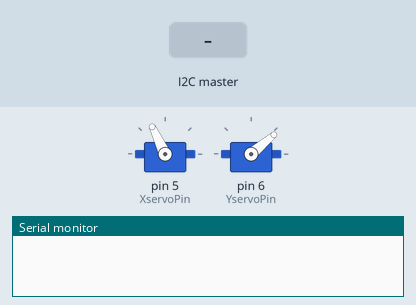
This program was run on a simulated Arduino Uno, built with avr-gcc and run on an emulated ATmega328P. Shown: 2 × servo, the last lines printed to the serial monitor. The inputs (shaded band) are chosen by the test bench.

Above: at 1.2 s.
1.3 s: the I2C master sends the byte 0
At 1.8 s:
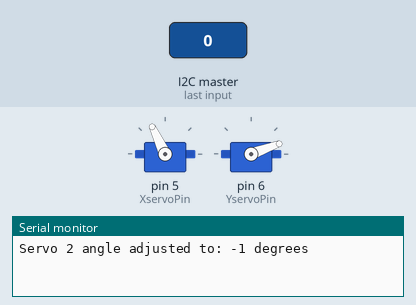
2.8 s: the I2C master sends the byte 2
Timing chart, 0 to 5.8 s (numbered marks = the images above; inputs shaded):
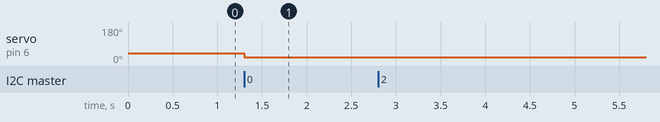

Measured:
- after the input at 1.3 s, servo on pin 6 (YservoPin): 40° → 20° at once

The program:

main.cpp
```cpp
#include <Arduino.h>
#include "servo.h"

void setup() {
  // put your setup code here, to run once:
  Serial.begin(115200); // Init serial communication
  servo_init();
}


void loop() {
  // put your main code here, to run repeatedly:

}
```

servo.h
```cpp
#ifndef SERVO_H
#define SERVO_H

#include <Arduino.h>
#include <Servo.h>
#include <Wire.h>

#define XservoPin 5
#define YservoPin 6

extern int servoID;
extern int angleI2C;

/**
 * Set the angle of the X-axis servo motor
 *
 * @param angle The angle to be set
 * @return void
 */
void setXangle(int angle);

/**
 * Set the angle of the Y-axis servo motor
 *
 * @param angle The angle to be set
 * @return void
 */
void setYangle(int angle);

/**
 * Initialize the servo X-axis motor
 *
 * @return void
**/
void servoX_init();

/**
 * Initialize the servo Y-axis motor
 *
 * @return void
**/
void servoY_init();

void servo_init();

void receiveEvent(int howMany);

#endif
```

servo.cpp
```cpp
/*****************************************************************************
 * Author: Pittawat Sawatyanon
 * Date:   2023-12-08
 * Description: Driver for drive 2 servo motor X & Y axis
 *
 * Additional Information:
 * - Project: ece332_project
 * - Version: 1.0
 ****************************************************************************/

// Include necessary libraries and headers here
#include "servo.h"

// Define global constants and variables if needed
Servo Xservo, Yservo;

/**
 * Initialize the servo X-axis motor
 *
 * @return void
**/
void servoX_init() {
    Xservo.attach(XservoPin); // Attach the motor to pin
}

/**
 * Initialize the servo Y-axis motor
 *
 * @return void
**/
void servoY_init() {
    Yservo.attach(YservoPin); // Attach the motor to pin
}

/**
 * Initialize the servo and I2C communication with master

 * @return void
*/
void servo_init() {
    servoX_init();
    servoY_init();
    setXangle(45);
    setYangle(45);
    Wire.begin(4);                // join i2c bus with address #4
    Wire.onReceive(receiveEvent); // register event

}

/**
 * Set the angle of the Y-axis servo motor
 *
 * @param angle The angle to be set
 * @return void
 */
void setYangle(int angle) {
    int setAngle = angle;
    if (angle >= 40)
        setAngle = 40; // The angle is saturated at 90
    else if (angle <= 20)
        setAngle = 20; // The angle is saturated at 0
    Yservo.write(setAngle); // Set the angle
}

/**
 * Set the angle of the X-axis servo motor
 *
 * @param angle The angle to be set
 * @return void
 */
void setXangle(int angle) {
    int setAngle = angle;
    if (angle >= 140)
        setAngle = 140; // The angle is saturated at 90
    else if (angle <=115)
        setAngle = 115; // The angle is saturated at 0
    Xservo.write(setAngle); // Set the angle
}

/**
 * Read the I2C communication from master and set the servo anagle
 * ID 1: X-axis servo
 * ID 2: Y-axis servo
 * @return void
 */
void receiveEvent(int howMany) {
    while (Wire.available()) {
        int servoID = Wire.read();   // Read servo ID
        int angle = Wire.read();     // Read desired angle

        // Adjust the servo angle based on the received instruction
        if (servoID == 1) {
            setXangle(angle);
            Serial.println("Servo 1 angle adjusted to: " + String(angle) + " degrees");
            delay(1000);
        } else if (servoID == 0) {
            setYangle(angle);
            Serial.println("Servo 2 angle adjusted to: " + String(angle) + " degrees");
            delay(1000);
        } else {
            Serial.println("Invalid servo ID: " + String(servoID));
        }
    }

}
```
